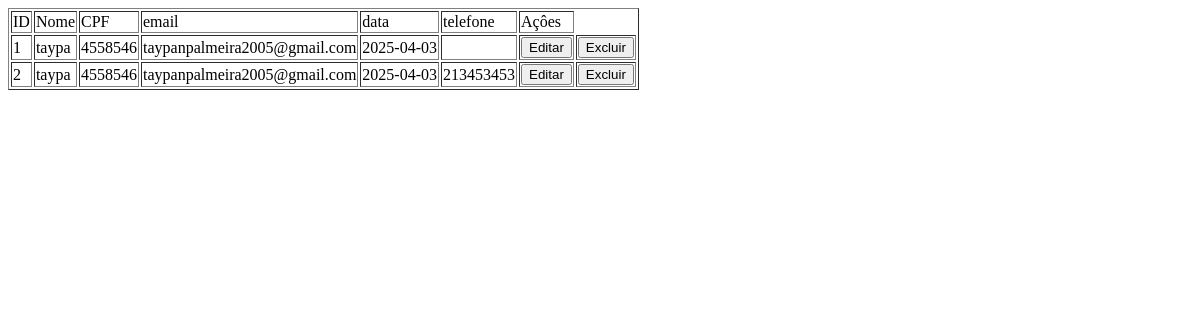
The page /php/usuarios.php on the database as committed earlier.
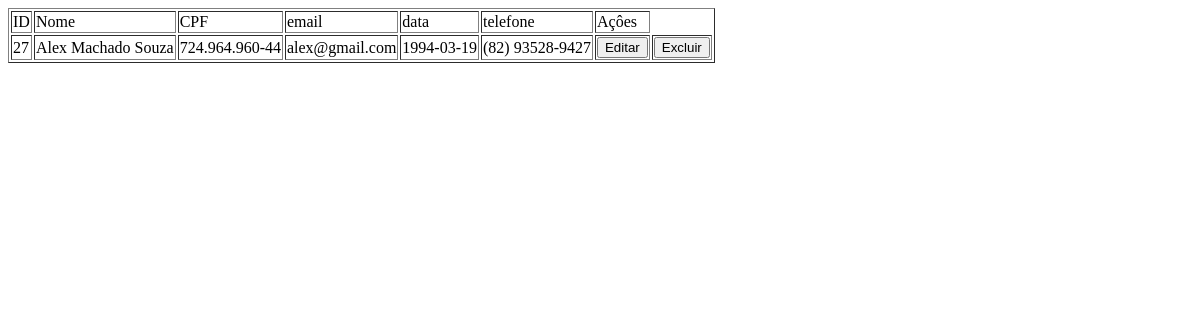
The same page on the database as committed later.
### tables this page shows
CREATE TABLE `db_use` (
  `ID` int(11) NOT NULL,
  `NOME` varchar(50) DEFAULT NULL,
  `CPF` varchar(14) DEFAULT NULL,
  `EMAIL` varchar(80) DEFAULT NULL,
  `DATA_NASC` date DEFAULT NULL,
  `TELEFONE` varchar(15) DEFAULT NULL
);

### php/usuarios.php (the view, shortened to what this page needs)
<!DOCTYPE html>
<html>
<head>
</head>
<body>
    <table border="1">
        <tr>
            <td>ID</td>
            <td>Nome</td>
            <td>CPF</td>
            <td>email</td>
            <td>data</td>
            <td>telefone</td>
            <td>Açôes</td>
        </tr>
        <?php
        $abc = mysqli_connect('localhost', 'root', NULL, 'tcc')
        or die('Erro ao se conectar ao banco de dados');
        $consulta = "SELECT * FROM db_use";
        $result = mysqli_query($abc, $consulta);
        while ($tbl = mysqli_fetch_array($result)) {
            $id   = $tbl['ID'];
            $nome = $tbl['NOME'];
            $cpf = $tbl['CPF'];
            $email = $tbl['EMAIL'];
            $data = $tbl['DATA_NASC'];
            $TEL = $tbl['TELEFONE'];
        ?>
            <tr>
                <td><?php echo $id; ?></td>
                <td><?php echo $nome; ?></td>
                <td><?php echo $cpf; ?></td>
                <td><?php echo $email; ?></td>
                <td><?php echo $data; ?></td>
                <td><?php echo $TEL; ?></td>
               <td><a href="editar_usuario.php?id=<?php echo $id; ?>"><button type="submit" class="btn">Editar</button></a></td>
               <td><a href="excluir_usuario.php?id=<?php echo $id; ?>"><button class="btn" onclick="if(confirm('Tem certeza que deseja excluir este usuário?'))
                { window.location.href='excluir_usuario.php?id=<?php echo $id; ?>'; }"> Excluir </button></a></td>
            </tr>
        <?php
        }
        ?>
    </table>
</body>
</html>

Rows that differ between the two databases and show on the page:
removed db_use: ID "1", NOME "taypa", CPF "4558546", EMAIL "taypanpalmeira2005@gmail.com", DATA_NASC "2025-04-03"
removed db_use: ID "2", NOME "taypa", CPF "4558546", EMAIL "taypanpalmeira2005@gmail.com", DATA_NASC "2025-04-03", TELEFONE "213453453"
added db_use: ID "27", NOME "Alex Machado Souza", CPF "724.964.960-44", EMAIL "alex@gmail.com", DATA_NASC "1994-03-19", TELEFONE "(82) 93528-9427"
